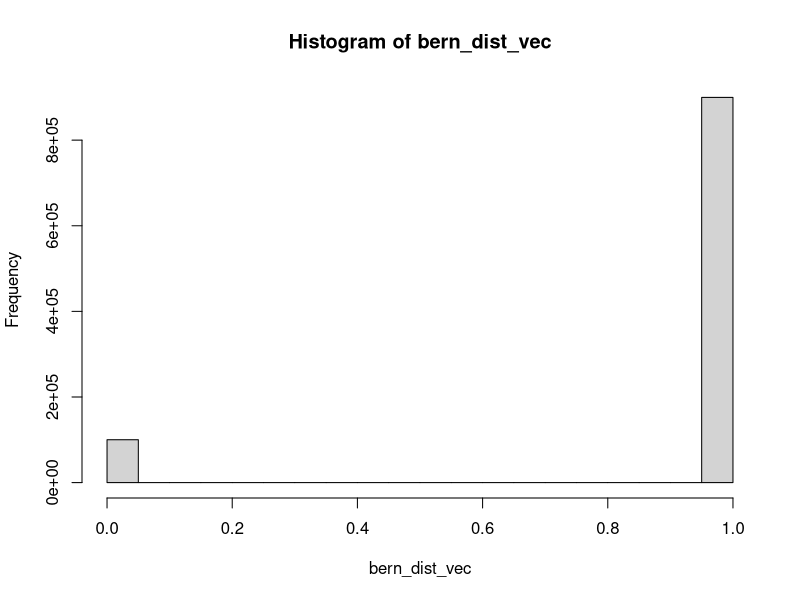
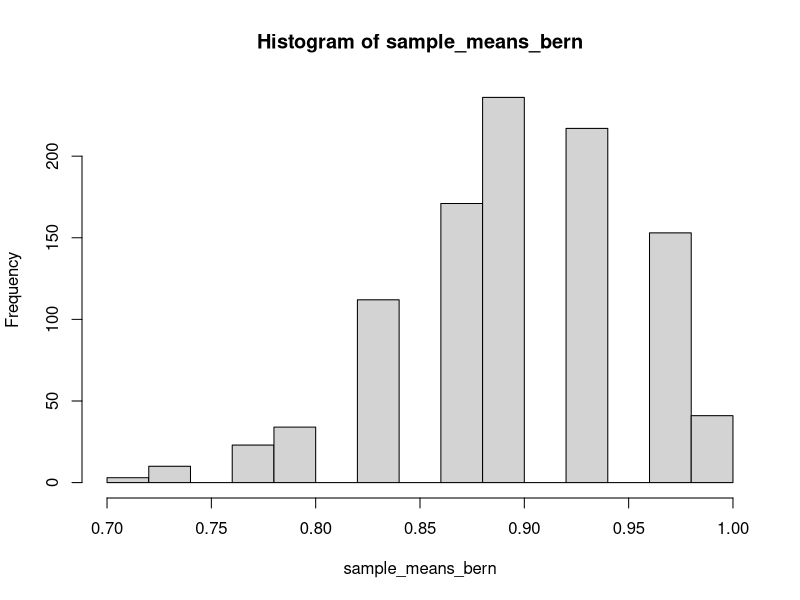
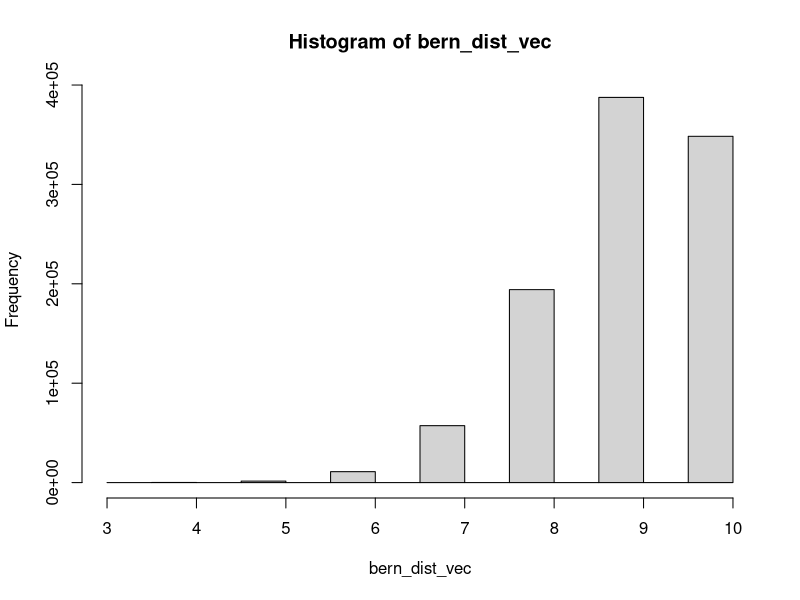
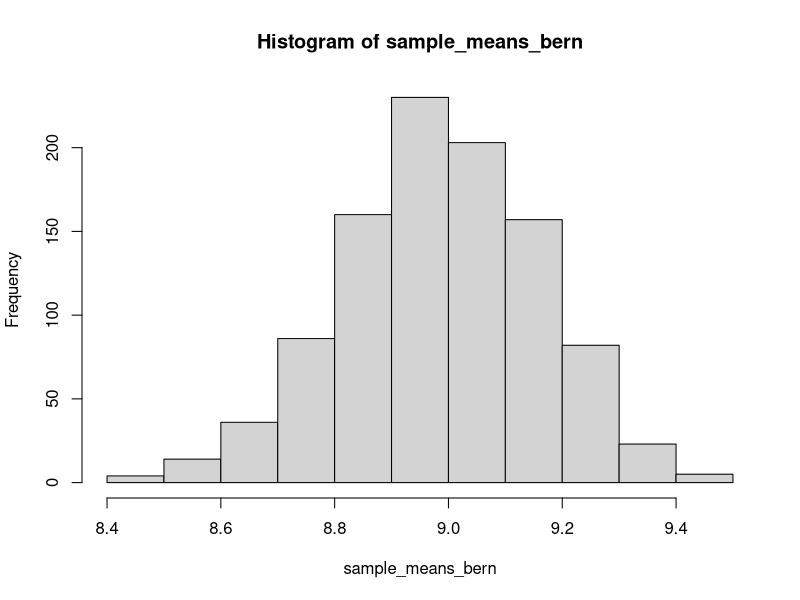
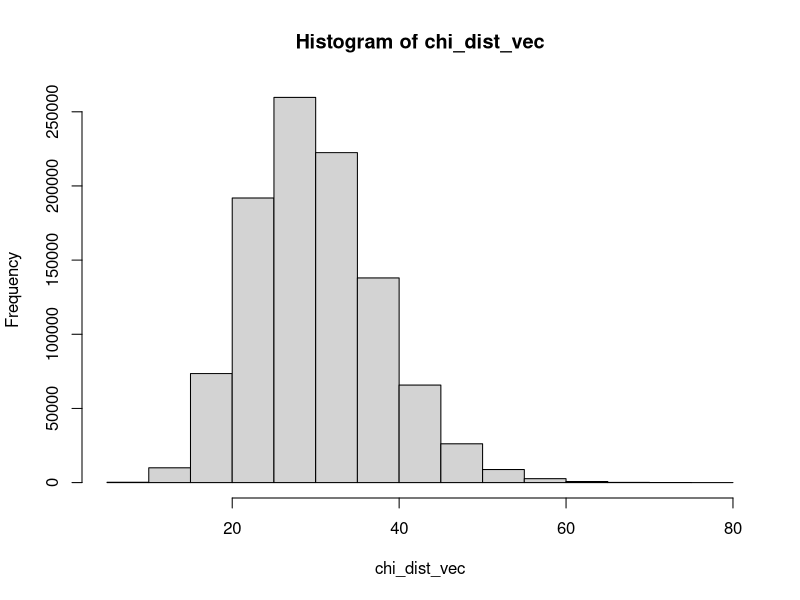
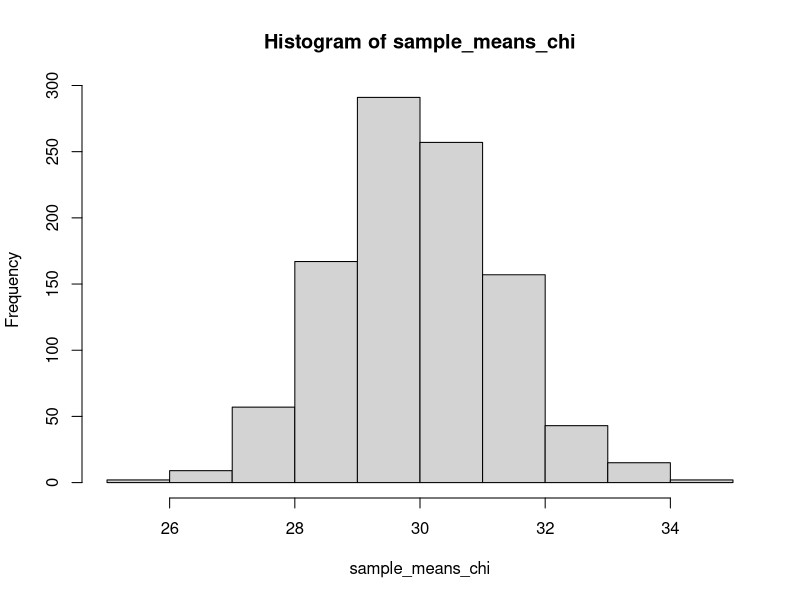
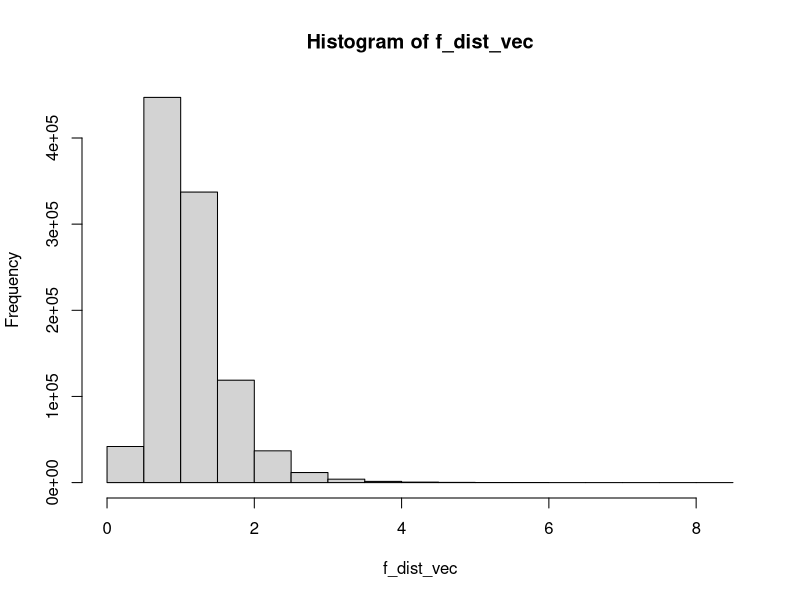
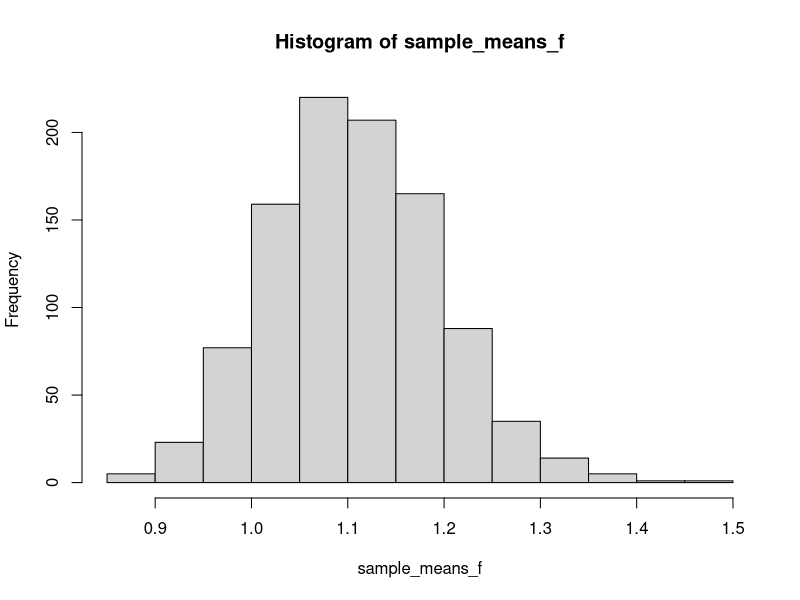

Write R code to recreate these figures, in order.
#### Modeling the CLT with different distributions
#### Piers Kirk, 02.24.21
set.seed(1000000)
number_of_samples = 1000
sample_size = 30

## returns a vector of sample means sampled from a given population distribution
sampling_distribution <- function(pop_dist) {
  sample_dist <- c()
  for (i in 1:number_of_samples) { 
    sample_dist[i] = mean(sample(pop_dist, size=sample_size))
  }
  return(sample_dist)
}

## for each distribution, the code performs the following:
#### line 1: creates the population distribution 
#### line 2: creates the distribution of sample means
#### line 3: creates histograms of both distributions 

##############################################
################## Bernoulli #################
##############################################
## one T/F question on a quiz 
bern_dist_vec <- rbinom(1000000, size = 1, prob=0.9)
sample_means_bern <- sampling_distribution(bern_dist_vec) 
hist(bern_dist_vec); hist(sample_means_bern) 
##############################################
################## Binomial ##################
##############################################
## all questions on the T/F quiz 
bern_dist_vec <- rbinom(1000000, size = 10, prob=0.9)
sample_means_bern <- sampling_distribution(bern_dist_vec) 
hist(bern_dist_vec); hist(sample_means_bern) 
##############################################
################# Chi-Square #################
##############################################
chi_dist_vec <- rchisq(1000000, df = 30)
sample_means_chi <- sampling_distribution(chi_dist_vec) 
hist(chi_dist_vec); hist(sample_means_chi) 
##############################################
##################### F ######################
##############################################
f_dist_vec <- rf(1000000, df1 = 30, df2 = 20)
sample_means_f <- sampling_distribution(f_dist_vec) 
hist(f_dist_vec); hist(sample_means_f) 
##############################################
################## Logistic ##################
##############################################
## a logistic distribution is defined by two key parameters: 1.) mean 2.) scale
## "The main difference between the normal distribution and the logistic 
## distribution lies in the tails and in the behavior of the failure rate
## function. The logistic distribution has slightly longer tails compared 
## to the normal distribution." - https://www.weibull.com/hotwire/issue56/relbasics56.htm#:~:text=The%20main%20difference%20between%20the,compared%20to%20the%20normal%20distribution.
log_vec <- rlogis(1000000)
sample_means_log <- sampling_distribution(log_vec) 
hist(log_vec); hist(sample_means_log) 
##############################################
####### Normal Distribution (Gaussian) #######
##############################################
norm_vec <- rnorm(1000000, mean = 0, sd = 1)  
sample_means_normal <- sampling_distribution(norm_vec) 
hist(norm_vec); hist(sample_means_normal) 
##############################################
################## Poisson ###################
##############################################
## lambda: per unit time what is the average amount of occurrences that you think the event will happen
## QUESTION: https://www.geeksforgeeks.org/compute-randomly-drawn-poisson-density-in-r-programming-rpois-function/ 
poisson_vec <- rpois(1000000, lambda = 4)  
sample_means_pois <- sampling_distribution(poisson_vec) 
hist(poisson_vec); hist(sample_means_pois) 
##############################################
################## Student t #################
##############################################
## df (degrees of freedom): number of independent pieces of information needed in order to make a calculation 
t_vec <- rt(1000000, df=30) ## TODO: experiment with different degrees of freedom   
sample_means_t <- sampling_distribution(t_vec) 
hist(t_vec); hist(sample_means_t) 
##############################################
################## Uniform ###################
##############################################
## uniform distribution: all outcomes have equal probability 
uni_vec <- runif(n = 1000000, min = 0, max = 100) 
sample_means_uni <- sampling_distribution(uni_vec) 
hist(uni_vec); hist(sample_means_uni) 
##############################################
##############################################
##############################################


################################################################
################################################################
## REFERENCES
##
## Probability Distributions in R (Stat 5101, Geyer)
## Charles J. Geyer
## 02.24.21
## https://www.stat.umn.edu/geyer/old/5101/rlook.html
##
## Bernoulli Distribution
## 365 Data Science
## 02.24.21
## https://www.youtube.com/watch?v=nl9WiZMZnYs&t=6s
##
## Probability: Binomial Distribution
## 365 Data Science
## 02.24.21
## https://www.youtube.com/watch?v=_FbZI9mtSSM 
##
## jbstatistics 
## 02.24.21
## https://www.youtube.com/watch?v=hcDb12fsbBU
##
## An Introduction to the Chi-Square Distribution
## An Introduction to the F Distribution 
## jbstatistics
## 02.24.21
## https://www.youtube.com/watch?v=G_RDxAZJ-ug
##
## Data Science & Statistics Tutorial: The Poisson Distribution
## 365 Data Science 
## 02.24.21
## https://www.youtube.com/watch?v=BbLfV0wOeyc 
##
## Student's T Distribution
## 365 Data Science 
## 02.24.21
## https://www.youtube.com/watch?v=32CuxWdOlow
##
## Introduction to Discrete Uniform Distribution
## 365 Data Science 
## 02.24.21 
## https://www.youtube.com/watch?v=3C9mpj-NYgo 
## 
################################################################


